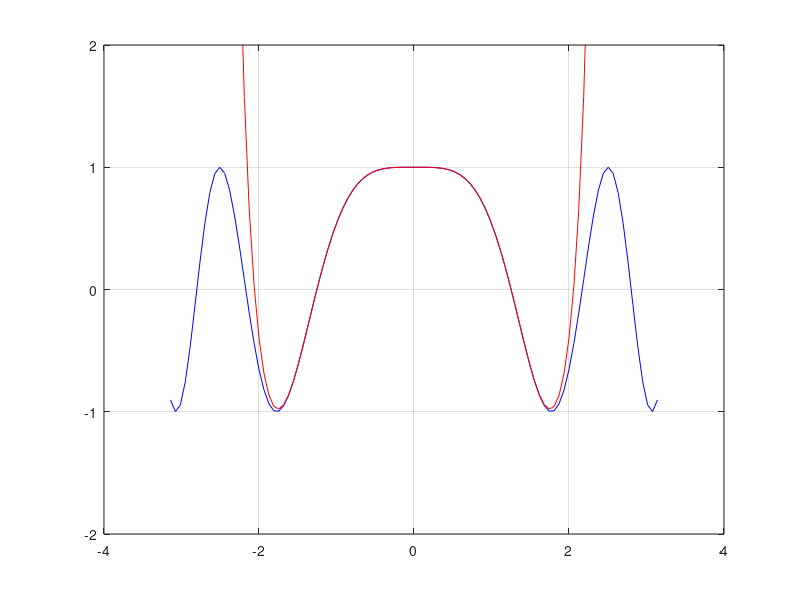
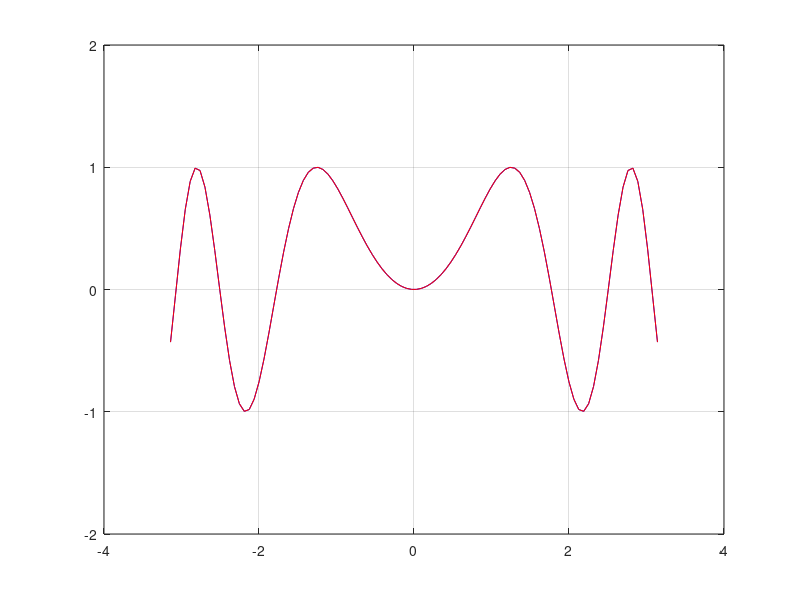
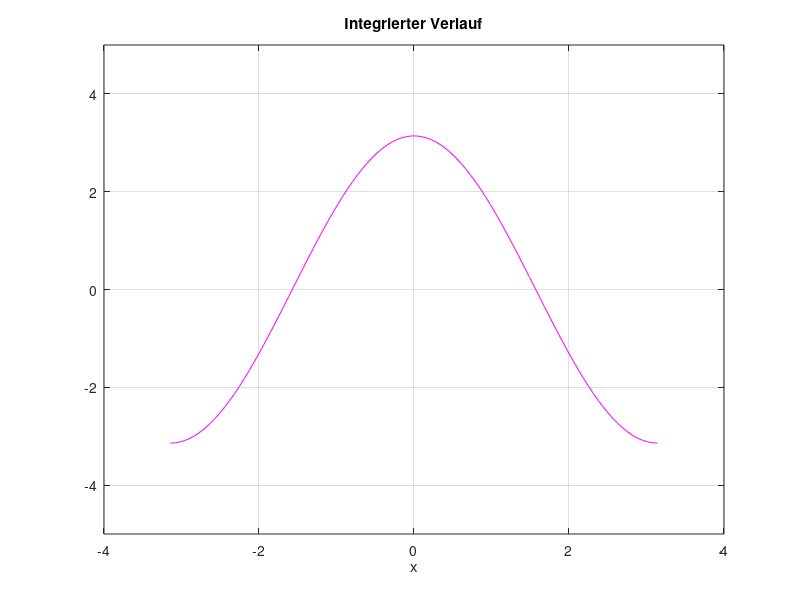
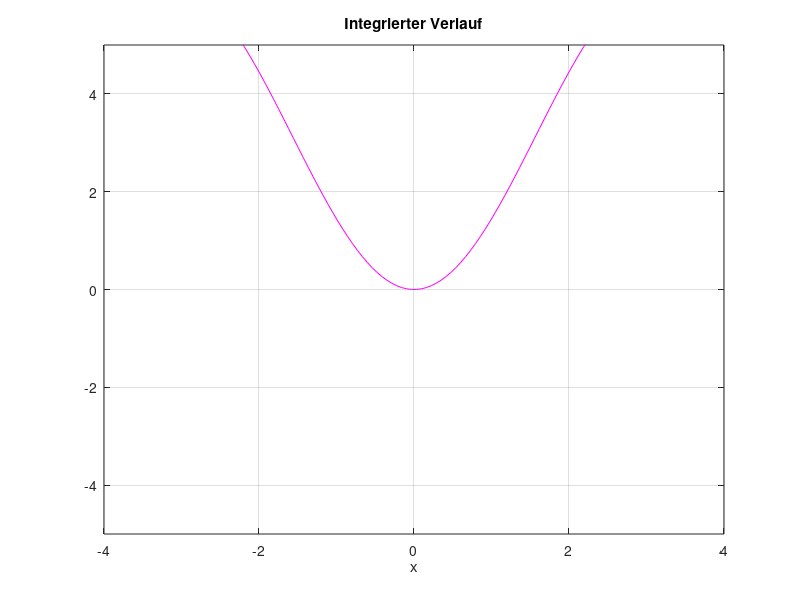

The MATLAB source for these figures, in order: (Note: this script raises an error after producing the figures.)
clear all
close all

%% Taylorpolynom der Kosinusfunktion
I = [-pi, pi];
DIM = 100;
x = linspace(I(1), I(2), DIM);
N = 4;

Tf_cos = 0;
for k = 0:N
    Tf_cos = Tf_cos + (-1)^k * x.^(4*k) / factorial(2*k);
end

%% Plotten von cos(x^2) und Taylorpolynom
figure;
plot(x, cos(x.^2), '-b');
hold on
plot(x, Tf_cos, '-r');
grid on
ylim([-2, 2])

%% Taylorpolynom der Sinusfunktion
I = [-pi, pi];
DIM = 100;
x = linspace(I(1), I(2), DIM);
N = 18;
Tf_sin = 0;
for k = 0:N
    Tf_sin = Tf_sin + (-1)^k * x.^(4*k+2) / factorial(2*k+1);
end

%% Plotten von sin(x^2) und Taylorpolynom
figure;
plot(x, sin(x.^2), '-b');
hold on
plot(x, Tf_sin, '-r');
grid on
ylim([-2, 2])

%% Integrale berechnen
clear;

%% Cosinus
I = [-pi, pi];
DIM = 100;
x = linspace(I(1), I(2), DIM);
N = 6;

% Definition der Cosinus-Polynomfunktion
Tf_cos = 0;
for k = 0:N
    Tf_cos = Tf_cos + (-1)^k * x.^(2*k) / factorial(2*k);
end

% Berechnung des Integrals
cos_result = integral(@(x) Tf_cos, 0, I(2), 'ArrayValued', true);

% Plotten von cos(x), Taylorpolynom und integriertem Verlauf
figure;
plot(x, cos_result, '-m');
grid on
title('Integrierter Verlauf');
xlabel('x');
ylim([-5, 5]);  % Manuelle Anpassung der y-Limits


%% Sinus
I = [-pi, pi];
DIM = 100;
x = linspace(I(1), I(2), DIM);
N = 18;
Tf_sin = 0;
for k = 0:N
    Tf_sin = Tf_sin + (-1)^k * x.^(2*k+2) / factorial(2*k+2);
end

% Berechnung des Integrals
sin_result = integral(@(x) Tf_sin, 0, I(2), 'ArrayValued', true);

% Plotten von sin(x), Taylorpolynom und integriertem Verlauf
figure;
plot(x, sin_result, '-m');
grid on
title('Integrierter Verlauf');
xlabel('x');
ylim([-5, 5]);  % Manuelle Anpassung der y-Limits

%% Parametisierung
 
clear;

% Parameter
A = 2/3;
T = 9/4;

% Definition der Integralfunktionen
syms s;
C_s = int(cos((pi/2) * s^2), s);
S_s = int(sin((pi/2) * s^2), s);

% Parametrische Darstellung
x = A * sqrt(pi) * C_s;
y = A * sqrt(pi) * S_s;

% Parametrisierung für T
t_values = linspace(0, T, 1000);
x_values = double(subs(x, s, t_values));
y_values = double(subs(y, s, t_values));

% Plotten
figure;
plot(x_values, y_values, '-r');
grid on;
xlabel('x');
ylabel('y');

%% Passendes T und Abbildung
clear;

% Parameter
A = 1.2;
T = 1.5;
b = [-1; 0.9];

% Definition der Integralfunktionen
syms s;
C_s = int(cos((pi/2) * s^2), s);
S_s = int(sin((pi/2) * s^2), s);

% Parametrische Darstellung

x = A * (A * sqrt(pi) * C_s) + b(1);
y = A * (A * sqrt(pi) * S_s) + b(2);

% Parametrisierung für T
t_values = linspace(0, T, 1000);
x_values = double(subs(x, s, t_values));
y_values = double(subs(y, s, t_values));

% Plotten
figure;
plot(x_values, y_values, '-r');
grid on;
xlabel('x');
ylabel('y');






